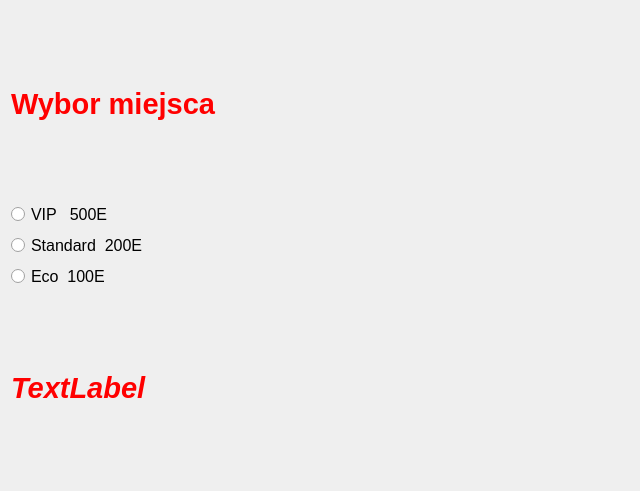
<?xml version="1.0" encoding="UTF-8"?>
<ui version="4.0">
 <class>Form</class>
 <widget class="QWidget" name="Form">
  <property name="geometry">
   <rect>
    <x>0</x>
    <y>0</y>
    <width>640</width>
    <height>491</height>
   </rect>
  </property>
  <property name="windowTitle">
   <string>Form</string>
  </property>
  <property name="styleSheet">
   <string notr="true">QForm{

background-color:green
}
QLabel{
color:red
}
</string>
  </property>
  <layout class="QVBoxLayout" name="verticalLayout_3">
   <item>
    <layout class="QVBoxLayout" name="verticalLayout_2">
     <item>
      <widget class="QLabel" name="label">
       <property name="font">
        <font>
         <pointsize>22</pointsize>
         <bold>true</bold>
        </font>
       </property>
       <property name="text">
        <string>Wybor miejsca</string>
       </property>
      </widget>
     </item>
     <item>
      <layout class="QVBoxLayout" name="verticalLayout">
       <item>
        <widget class="QRadioButton" name="radioButton">
         <property name="font">
          <font>
           <pointsize>12</pointsize>
          </font>
         </property>
         <property name="text">
          <string>VIP   500E</string>
         </property>
        </widget>
       </item>
       <item>
        <widget class="QRadioButton" name="radioButton_2">
         <property name="font">
          <font>
           <pointsize>12</pointsize>
          </font>
         </property>
         <property name="text">
          <string>Standard  200E</string>
         </property>
        </widget>
       </item>
       <item>
        <widget class="QRadioButton" name="radioButton_3">
         <property name="font">
          <font>
           <pointsize>12</pointsize>
          </font>
         </property>
         <property name="text">
          <string>Eco  100E</string>
         </property>
        </widget>
       </item>
      </layout>
     </item>
     <item>
      <widget class="QLabel" name="label_2">
       <property name="font">
        <font>
         <pointsize>22</pointsize>
         <italic>true</italic>
         <bold>true</bold>
        </font>
       </property>
       <property name="text">
        <string>TextLabel</string>
       </property>
      </widget>
     </item>
    </layout>
   </item>
  </layout>
 </widget>
 <resources/>
 <connections/>
</ui>
